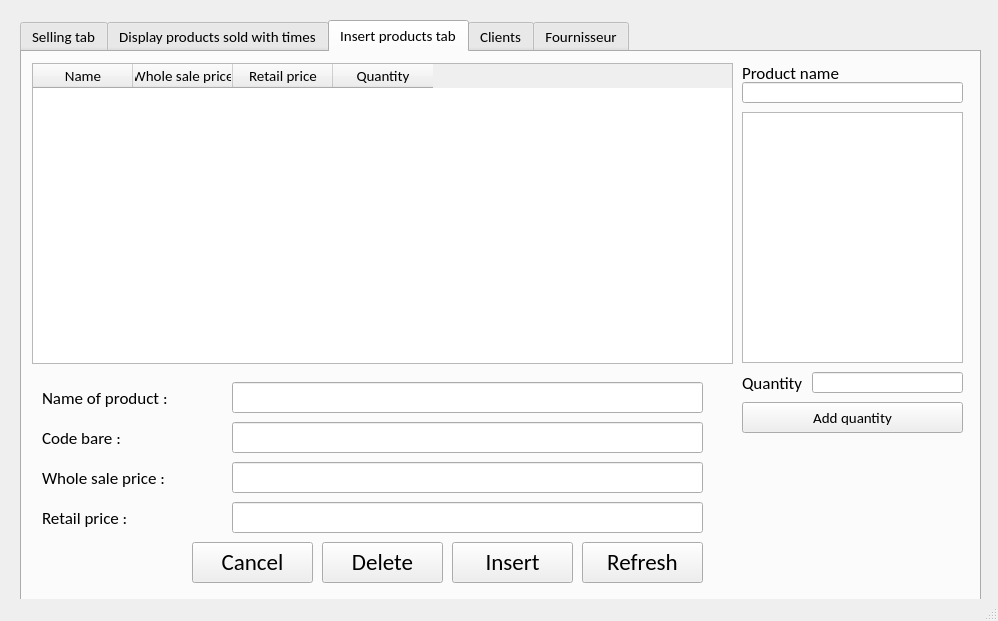
<?xml version="1.0" encoding="UTF-8"?>
<ui version="4.0">
 <class>MainWindow</class>
 <widget class="QMainWindow" name="MainWindow">
  <property name="geometry">
   <rect>
    <x>0</x>
    <y>0</y>
    <width>998</width>
    <height>621</height>
   </rect>
  </property>
  <property name="windowTitle">
   <string>MainWindow</string>
  </property>
  <widget class="QWidget" name="centralwidget">
   <widget class="QTabWidget" name="tabWidget">
    <property name="geometry">
     <rect>
      <x>20</x>
      <y>20</y>
      <width>961</width>
      <height>581</height>
     </rect>
    </property>
    <property name="font">
     <font>
      <family>Calibri</family>
      <pointsize>11</pointsize>
     </font>
    </property>
    <property name="currentIndex">
     <number>2</number>
    </property>
    <widget class="QWidget" name="Main">
     <attribute name="title">
      <string>Selling tab</string>
     </attribute>
     <widget class="QTableWidget" name="scanned_table">
      <property name="geometry">
       <rect>
        <x>10</x>
        <y>50</y>
        <width>701</width>
        <height>441</height>
       </rect>
      </property>
      <column>
       <property name="text">
        <string>name</string>
       </property>
      </column>
      <column>
       <property name="text">
        <string>barecode</string>
       </property>
      </column>
      <column>
       <property name="text">
        <string>retail price</string>
       </property>
      </column>
      <column>
       <property name="text">
        <string>quantity</string>
       </property>
      </column>
     </widget>
     <widget class="QPushButton" name="start_btn">
      <property name="geometry">
       <rect>
        <x>250</x>
        <y>500</y>
        <width>111</width>
        <height>41</height>
       </rect>
      </property>
      <property name="text">
       <string>Start</string>
      </property>
     </widget>
     <widget class="QPushButton" name="cancel_btn">
      <property name="geometry">
       <rect>
        <x>130</x>
        <y>500</y>
        <width>111</width>
        <height>41</height>
       </rect>
      </property>
      <property name="text">
       <string>Cancel</string>
      </property>
     </widget>
     <widget class="QPushButton" name="validate_btn">
      <property name="geometry">
       <rect>
        <x>10</x>
        <y>500</y>
        <width>111</width>
        <height>41</height>
       </rect>
      </property>
      <property name="text">
       <string>Validate/finish</string>
      </property>
     </widget>
     <widget class="QLineEdit" name="code_txtview">
      <property name="geometry">
       <rect>
        <x>720</x>
        <y>30</y>
        <width>221</width>
        <height>21</height>
       </rect>
      </property>
     </widget>
     <widget class="QLabel" name="total_label">
      <property name="geometry">
       <rect>
        <x>730</x>
        <y>400</y>
        <width>211</width>
        <height>41</height>
       </rect>
      </property>
      <property name="font">
       <font>
        <family>Calibri</family>
        <pointsize>18</pointsize>
       </font>
      </property>
      <property name="text">
       <string>0</string>
      </property>
      <property name="alignment">
       <set>Qt::AlignCenter</set>
      </property>
     </widget>
     <widget class="QLabel" name="status_label">
      <property name="geometry">
       <rect>
        <x>720</x>
        <y>270</y>
        <width>231</width>
        <height>31</height>
       </rect>
      </property>
      <property name="font">
       <font>
        <family>Calibri</family>
        <pointsize>13</pointsize>
       </font>
      </property>
      <property name="text">
       <string/>
      </property>
      <property name="alignment">
       <set>Qt::AlignCenter</set>
      </property>
     </widget>
     <widget class="QLineEdit" name="quantity_txt">
      <property name="geometry">
       <rect>
        <x>790</x>
        <y>320</y>
        <width>151</width>
        <height>21</height>
       </rect>
      </property>
     </widget>
     <widget class="QLineEdit" name="custom_price_txt">
      <property name="geometry">
       <rect>
        <x>720</x>
        <y>470</y>
        <width>221</width>
        <height>21</height>
       </rect>
      </property>
     </widget>
     <widget class="QLabel" name="label_19">
      <property name="geometry">
       <rect>
        <x>720</x>
        <y>450</y>
        <width>241</width>
        <height>21</height>
       </rect>
      </property>
      <property name="font">
       <font>
        <family>Calibri</family>
        <pointsize>13</pointsize>
       </font>
      </property>
      <property name="text">
       <string>Amount paid</string>
      </property>
      <property name="alignment">
       <set>Qt::AlignLeading|Qt::AlignLeft|Qt::AlignVCenter</set>
      </property>
     </widget>
     <widget class="QLabel" name="label_22">
      <property name="geometry">
       <rect>
        <x>720</x>
        <y>10</y>
        <width>241</width>
        <height>21</height>
       </rect>
      </property>
      <property name="font">
       <font>
        <family>Calibri</family>
        <pointsize>13</pointsize>
       </font>
      </property>
      <property name="text">
       <string>Product name</string>
      </property>
      <property name="alignment">
       <set>Qt::AlignLeading|Qt::AlignLeft|Qt::AlignVCenter</set>
      </property>
     </widget>
     <widget class="QLabel" name="label_23">
      <property name="geometry">
       <rect>
        <x>720</x>
        <y>320</y>
        <width>61</width>
        <height>21</height>
       </rect>
      </property>
      <property name="font">
       <font>
        <family>Calibri</family>
        <pointsize>13</pointsize>
       </font>
      </property>
      <property name="text">
       <string>Quantity</string>
      </property>
      <property name="alignment">
       <set>Qt::AlignLeading|Qt::AlignLeft|Qt::AlignVCenter</set>
      </property>
     </widget>
     <widget class="QListWidget" name="choice_list">
      <property name="geometry">
       <rect>
        <x>720</x>
        <y>60</y>
        <width>221</width>
        <height>251</height>
       </rect>
      </property>
     </widget>
     <widget class="QComboBox" name="customer_name_choice">
      <property name="geometry">
       <rect>
        <x>10</x>
        <y>10</y>
        <width>331</width>
        <height>25</height>
       </rect>
      </property>
     </widget>
     <widget class="QLabel" name="notification_label">
      <property name="geometry">
       <rect>
        <x>410</x>
        <y>10</y>
        <width>241</width>
        <height>31</height>
       </rect>
      </property>
      <property name="font">
       <font>
        <family>Calibri</family>
        <pointsize>13</pointsize>
       </font>
      </property>
      <property name="text">
       <string/>
      </property>
      <property name="alignment">
       <set>Qt::AlignCenter</set>
      </property>
     </widget>
    </widget>
    <widget class="QWidget" name="tab_2">
     <attribute name="title">
      <string>Display products sold with times</string>
     </attribute>
     <widget class="QTableWidget" name="product_display_table">
      <property name="geometry">
       <rect>
        <x>20</x>
        <y>50</y>
        <width>921</width>
        <height>421</height>
       </rect>
      </property>
      <column>
       <property name="text">
        <string>Product name</string>
       </property>
      </column>
      <column>
       <property name="text">
        <string>Bare code</string>
       </property>
      </column>
      <column>
       <property name="text">
        <string>Wholes_sale price</string>
       </property>
      </column>
      <column>
       <property name="text">
        <string>Retail price</string>
       </property>
      </column>
      <column>
       <property name="text">
        <string>Quantity</string>
       </property>
      </column>
      <column>
       <property name="text">
        <string>Date and time</string>
       </property>
      </column>
     </widget>
     <widget class="QLabel" name="label_8">
      <property name="geometry">
       <rect>
        <x>20</x>
        <y>10</y>
        <width>241</width>
        <height>21</height>
       </rect>
      </property>
      <property name="font">
       <font>
        <family>Calibri</family>
        <pointsize>13</pointsize>
       </font>
      </property>
      <property name="text">
       <string>Display products sold between</string>
      </property>
      <property name="alignment">
       <set>Qt::AlignLeading|Qt::AlignLeft|Qt::AlignVCenter</set>
      </property>
     </widget>
     <widget class="QDateTimeEdit" name="before_timedate_edit">
      <property name="geometry">
       <rect>
        <x>260</x>
        <y>10</y>
        <width>194</width>
        <height>22</height>
       </rect>
      </property>
      <property name="font">
       <font>
        <family>Calibri</family>
        <pointsize>11</pointsize>
       </font>
      </property>
      <property name="alignment">
       <set>Qt::AlignLeading|Qt::AlignLeft|Qt::AlignVCenter</set>
      </property>
      <property name="dateTime">
       <datetime>
        <hour>0</hour>
        <minute>0</minute>
        <second>0</second>
        <year>2021</year>
        <month>7</month>
        <day>1</day>
       </datetime>
      </property>
      <property name="displayFormat">
       <string>d/M/yyyy h:mm AP</string>
      </property>
     </widget>
     <widget class="QLabel" name="label_9">
      <property name="geometry">
       <rect>
        <x>470</x>
        <y>10</y>
        <width>31</width>
        <height>21</height>
       </rect>
      </property>
      <property name="font">
       <font>
        <family>Calibri</family>
        <pointsize>13</pointsize>
       </font>
      </property>
      <property name="text">
       <string>and</string>
      </property>
     </widget>
     <widget class="QDateTimeEdit" name="after_timedate_edit">
      <property name="geometry">
       <rect>
        <x>510</x>
        <y>10</y>
        <width>194</width>
        <height>22</height>
       </rect>
      </property>
      <property name="font">
       <font>
        <family>Calibri</family>
        <pointsize>11</pointsize>
       </font>
      </property>
      <property name="dateTime">
       <datetime>
        <hour>0</hour>
        <minute>0</minute>
        <second>0</second>
        <year>2021</year>
        <month>8</month>
        <day>1</day>
       </datetime>
      </property>
      <property name="displayFormat">
       <string>d/M/yyyy h:mm AP</string>
      </property>
     </widget>
     <widget class="QPushButton" name="search_attendances_btn">
      <property name="geometry">
       <rect>
        <x>710</x>
        <y>10</y>
        <width>81</width>
        <height>23</height>
       </rect>
      </property>
      <property name="font">
       <font>
        <family>Calibri</family>
        <pointsize>10</pointsize>
        <weight>50</weight>
        <italic>false</italic>
        <bold>false</bold>
        <underline>false</underline>
        <strikeout>false</strikeout>
        <stylestrategy>PreferDefault</stylestrategy>
        <kerning>true</kerning>
       </font>
      </property>
      <property name="cursor">
       <cursorShape>PointingHandCursor</cursorShape>
      </property>
      <property name="text">
       <string>Search</string>
      </property>
     </widget>
     <widget class="QPushButton" name="display_all_btn">
      <property name="geometry">
       <rect>
        <x>790</x>
        <y>480</y>
        <width>101</width>
        <height>31</height>
       </rect>
      </property>
      <property name="text">
       <string>Display All</string>
      </property>
     </widget>
     <widget class="QPushButton" name="benefit_btn">
      <property name="geometry">
       <rect>
        <x>590</x>
        <y>480</y>
        <width>191</width>
        <height>31</height>
       </rect>
      </property>
      <property name="text">
       <string>calculate and export benefit</string>
      </property>
     </widget>
     <widget class="QLabel" name="benefit_label">
      <property name="geometry">
       <rect>
        <x>320</x>
        <y>480</y>
        <width>261</width>
        <height>31</height>
       </rect>
      </property>
      <property name="font">
       <font>
        <family>Calibri</family>
        <pointsize>18</pointsize>
       </font>
      </property>
      <property name="text">
       <string>0</string>
      </property>
      <property name="alignment">
       <set>Qt::AlignCenter</set>
      </property>
     </widget>
    </widget>
    <widget class="QWidget" name="tab">
     <attribute name="title">
      <string>Insert products tab</string>
     </attribute>
     <widget class="QLineEdit" name="pr_name_txt_edit">
      <property name="geometry">
       <rect>
        <x>210</x>
        <y>330</y>
        <width>471</width>
        <height>31</height>
       </rect>
      </property>
      <property name="font">
       <font>
        <family>Calibri</family>
        <pointsize>13</pointsize>
       </font>
      </property>
     </widget>
     <widget class="QLabel" name="label">
      <property name="geometry">
       <rect>
        <x>20</x>
        <y>330</y>
        <width>191</width>
        <height>31</height>
       </rect>
      </property>
      <property name="font">
       <font>
        <family>Calibri</family>
        <pointsize>13</pointsize>
       </font>
      </property>
      <property name="text">
       <string>Name of product :</string>
      </property>
     </widget>
     <widget class="QLineEdit" name="pr_code_txt_edit">
      <property name="geometry">
       <rect>
        <x>210</x>
        <y>370</y>
        <width>471</width>
        <height>31</height>
       </rect>
      </property>
      <property name="font">
       <font>
        <family>Calibri</family>
        <pointsize>13</pointsize>
       </font>
      </property>
     </widget>
     <widget class="QLineEdit" name="pr_wh_price_txt_edit">
      <property name="geometry">
       <rect>
        <x>210</x>
        <y>410</y>
        <width>471</width>
        <height>31</height>
       </rect>
      </property>
      <property name="font">
       <font>
        <family>Calibri</family>
        <pointsize>13</pointsize>
       </font>
      </property>
     </widget>
     <widget class="QLineEdit" name="pr_re_price_txt_edit">
      <property name="geometry">
       <rect>
        <x>210</x>
        <y>450</y>
        <width>471</width>
        <height>31</height>
       </rect>
      </property>
      <property name="font">
       <font>
        <family>Calibri</family>
        <pointsize>13</pointsize>
       </font>
      </property>
     </widget>
     <widget class="QLabel" name="label_2">
      <property name="geometry">
       <rect>
        <x>20</x>
        <y>370</y>
        <width>191</width>
        <height>31</height>
       </rect>
      </property>
      <property name="font">
       <font>
        <family>Calibri</family>
        <pointsize>13</pointsize>
       </font>
      </property>
      <property name="text">
       <string>Code bare :</string>
      </property>
     </widget>
     <widget class="QLabel" name="label_3">
      <property name="geometry">
       <rect>
        <x>20</x>
        <y>410</y>
        <width>191</width>
        <height>31</height>
       </rect>
      </property>
      <property name="font">
       <font>
        <family>Calibri</family>
        <pointsize>13</pointsize>
       </font>
      </property>
      <property name="text">
       <string>Whole sale price :</string>
      </property>
     </widget>
     <widget class="QLabel" name="label_4">
      <property name="geometry">
       <rect>
        <x>20</x>
        <y>450</y>
        <width>191</width>
        <height>31</height>
       </rect>
      </property>
      <property name="font">
       <font>
        <family>Calibri</family>
        <pointsize>13</pointsize>
       </font>
      </property>
      <property name="text">
       <string>Retail price :</string>
      </property>
     </widget>
     <widget class="QPushButton" name="insert_btn">
      <property name="geometry">
       <rect>
        <x>430</x>
        <y>490</y>
        <width>121</width>
        <height>41</height>
       </rect>
      </property>
      <property name="font">
       <font>
        <family>Calibri</family>
        <pointsize>17</pointsize>
       </font>
      </property>
      <property name="text">
       <string>Insert</string>
      </property>
     </widget>
     <widget class="QPushButton" name="cancel_insert_btn">
      <property name="geometry">
       <rect>
        <x>170</x>
        <y>490</y>
        <width>121</width>
        <height>41</height>
       </rect>
      </property>
      <property name="font">
       <font>
        <family>Calibri</family>
        <pointsize>17</pointsize>
       </font>
      </property>
      <property name="text">
       <string>Cancel</string>
      </property>
     </widget>
     <widget class="QTableWidget" name="pr_table">
      <property name="geometry">
       <rect>
        <x>10</x>
        <y>11</y>
        <width>701</width>
        <height>301</height>
       </rect>
      </property>
      <column>
       <property name="text">
        <string>Name</string>
       </property>
      </column>
      <column>
       <property name="text">
        <string>Whole sale price</string>
       </property>
      </column>
      <column>
       <property name="text">
        <string>Retail price</string>
       </property>
      </column>
      <column>
       <property name="text">
        <string>Quantity</string>
       </property>
      </column>
     </widget>
     <widget class="QPushButton" name="delete_btn">
      <property name="geometry">
       <rect>
        <x>300</x>
        <y>490</y>
        <width>121</width>
        <height>41</height>
       </rect>
      </property>
      <property name="font">
       <font>
        <family>Calibri</family>
        <pointsize>17</pointsize>
       </font>
      </property>
      <property name="text">
       <string>Delete</string>
      </property>
     </widget>
     <widget class="QLabel" name="label_25">
      <property name="geometry">
       <rect>
        <x>720</x>
        <y>10</y>
        <width>221</width>
        <height>21</height>
       </rect>
      </property>
      <property name="font">
       <font>
        <family>Calibri</family>
        <pointsize>13</pointsize>
       </font>
      </property>
      <property name="text">
       <string>Product name</string>
      </property>
      <property name="alignment">
       <set>Qt::AlignLeading|Qt::AlignLeft|Qt::AlignVCenter</set>
      </property>
     </widget>
     <widget class="QListWidget" name="choice_list_2">
      <property name="geometry">
       <rect>
        <x>720</x>
        <y>60</y>
        <width>221</width>
        <height>251</height>
       </rect>
      </property>
     </widget>
     <widget class="QLineEdit" name="code_txtview_2">
      <property name="geometry">
       <rect>
        <x>720</x>
        <y>30</y>
        <width>221</width>
        <height>21</height>
       </rect>
      </property>
     </widget>
     <widget class="QLabel" name="label_24">
      <property name="geometry">
       <rect>
        <x>720</x>
        <y>320</y>
        <width>61</width>
        <height>21</height>
       </rect>
      </property>
      <property name="font">
       <font>
        <family>Calibri</family>
        <pointsize>13</pointsize>
       </font>
      </property>
      <property name="text">
       <string>Quantity</string>
      </property>
      <property name="alignment">
       <set>Qt::AlignLeading|Qt::AlignLeft|Qt::AlignVCenter</set>
      </property>
     </widget>
     <widget class="QLineEdit" name="quantity_txt_2">
      <property name="geometry">
       <rect>
        <x>790</x>
        <y>320</y>
        <width>151</width>
        <height>21</height>
       </rect>
      </property>
     </widget>
     <widget class="QPushButton" name="add_stock">
      <property name="geometry">
       <rect>
        <x>720</x>
        <y>350</y>
        <width>221</width>
        <height>31</height>
       </rect>
      </property>
      <property name="text">
       <string>Add quantity</string>
      </property>
     </widget>
     <widget class="QPushButton" name="refresh_btn">
      <property name="geometry">
       <rect>
        <x>560</x>
        <y>490</y>
        <width>121</width>
        <height>41</height>
       </rect>
      </property>
      <property name="font">
       <font>
        <family>Calibri</family>
        <pointsize>17</pointsize>
       </font>
      </property>
      <property name="text">
       <string>Refresh</string>
      </property>
     </widget>
    </widget>
    <widget class="QWidget" name="tab_3">
     <property name="accessibleName">
      <string>k</string>
     </property>
     <attribute name="title">
      <string>Clients</string>
     </attribute>
     <widget class="QTableWidget" name="pr_table_2">
      <property name="geometry">
       <rect>
        <x>10</x>
        <y>10</y>
        <width>701</width>
        <height>411</height>
       </rect>
      </property>
      <column>
       <property name="text">
        <string>name</string>
       </property>
      </column>
      <column>
       <property name="text">
        <string>Phone number</string>
       </property>
      </column>
      <column>
       <property name="text">
        <string>Debt</string>
       </property>
      </column>
     </widget>
     <widget class="QComboBox" name="customer_name_choice_verse">
      <property name="geometry">
       <rect>
        <x>720</x>
        <y>40</y>
        <width>221</width>
        <height>25</height>
       </rect>
      </property>
     </widget>
     <widget class="QLabel" name="label_10">
      <property name="geometry">
       <rect>
        <x>720</x>
        <y>10</y>
        <width>221</width>
        <height>21</height>
       </rect>
      </property>
      <property name="font">
       <font>
        <family>Calibri</family>
        <pointsize>13</pointsize>
       </font>
      </property>
      <property name="text">
       <string>Client Name :</string>
      </property>
      <property name="alignment">
       <set>Qt::AlignLeading|Qt::AlignLeft|Qt::AlignVCenter</set>
      </property>
     </widget>
     <widget class="QLabel" name="label_11">
      <property name="geometry">
       <rect>
        <x>720</x>
        <y>80</y>
        <width>231</width>
        <height>21</height>
       </rect>
      </property>
      <property name="font">
       <font>
        <family>Calibri</family>
        <pointsize>13</pointsize>
       </font>
      </property>
      <property name="text">
       <string>Paying :</string>
      </property>
      <property name="alignment">
       <set>Qt::AlignLeading|Qt::AlignLeft|Qt::AlignVCenter</set>
      </property>
     </widget>
     <widget class="QLineEdit" name="versement_txt">
      <property name="geometry">
       <rect>
        <x>720</x>
        <y>110</y>
        <width>221</width>
        <height>21</height>
       </rect>
      </property>
     </widget>
     <widget class="QPushButton" name="verse_btn">
      <property name="geometry">
       <rect>
        <x>720</x>
        <y>140</y>
        <width>221</width>
        <height>41</height>
       </rect>
      </property>
      <property name="text">
       <string>Pay</string>
      </property>
     </widget>
     <widget class="QPushButton" name="check_debt">
      <property name="geometry">
       <rect>
        <x>720</x>
        <y>190</y>
        <width>221</width>
        <height>41</height>
       </rect>
      </property>
      <property name="text">
       <string>Checking debt</string>
      </property>
     </widget>
     <widget class="QLabel" name="label_12">
      <property name="geometry">
       <rect>
        <x>720</x>
        <y>240</y>
        <width>221</width>
        <height>21</height>
       </rect>
      </property>
      <property name="font">
       <font>
        <family>Calibri</family>
        <pointsize>13</pointsize>
       </font>
      </property>
      <property name="text">
       <string>Add Client</string>
      </property>
      <property name="alignment">
       <set>Qt::AlignLeading|Qt::AlignLeft|Qt::AlignVCenter</set>
      </property>
     </widget>
     <widget class="QLabel" name="label_13">
      <property name="geometry">
       <rect>
        <x>720</x>
        <y>260</y>
        <width>221</width>
        <height>21</height>
       </rect>
      </property>
      <property name="font">
       <font>
        <family>Calibri</family>
        <pointsize>13</pointsize>
       </font>
      </property>
      <property name="text">
       <string>Name</string>
      </property>
      <property name="alignment">
       <set>Qt::AlignLeading|Qt::AlignLeft|Qt::AlignVCenter</set>
      </property>
     </widget>
     <widget class="QLineEdit" name="client_name_txt">
      <property name="geometry">
       <rect>
        <x>720</x>
        <y>280</y>
        <width>221</width>
        <height>21</height>
       </rect>
      </property>
     </widget>
     <widget class="QLineEdit" name="client_phone_txt">
      <property name="geometry">
       <rect>
        <x>720</x>
        <y>330</y>
        <width>221</width>
        <height>21</height>
       </rect>
      </property>
     </widget>
     <widget class="QLabel" name="label_14">
      <property name="geometry">
       <rect>
        <x>720</x>
        <y>310</y>
        <width>221</width>
        <height>21</height>
       </rect>
      </property>
      <property name="font">
       <font>
        <family>Calibri</family>
        <pointsize>13</pointsize>
       </font>
      </property>
      <property name="text">
       <string>Phone Number</string>
      </property>
      <property name="alignment">
       <set>Qt::AlignLeading|Qt::AlignLeft|Qt::AlignVCenter</set>
      </property>
     </widget>
     <widget class="QPushButton" name="add_client_btn">
      <property name="geometry">
       <rect>
        <x>720</x>
        <y>360</y>
        <width>101</width>
        <height>41</height>
       </rect>
      </property>
      <property name="text">
       <string>Add</string>
      </property>
     </widget>
     <widget class="QPushButton" name="delete_client_btn">
      <property name="geometry">
       <rect>
        <x>840</x>
        <y>360</y>
        <width>101</width>
        <height>41</height>
       </rect>
      </property>
      <property name="text">
       <string>Delete</string>
      </property>
     </widget>
    </widget>
    <widget class="QWidget" name="tab_4">
     <attribute name="title">
      <string>Fournisseur</string>
     </attribute>
     <widget class="QPushButton" name="delete_fournisseur_btn">
      <property name="geometry">
       <rect>
        <x>840</x>
        <y>360</y>
        <width>101</width>
        <height>41</height>
       </rect>
      </property>
      <property name="text">
       <string>Delete</string>
      </property>
     </widget>
     <widget class="QLineEdit" name="fournisseur_name_txt">
      <property name="geometry">
       <rect>
        <x>720</x>
        <y>280</y>
        <width>221</width>
        <height>21</height>
       </rect>
      </property>
     </widget>
     <widget class="QPushButton" name="add_fournisseur_btn">
      <property name="geometry">
       <rect>
        <x>720</x>
        <y>360</y>
        <width>101</width>
        <height>41</height>
       </rect>
      </property>
      <property name="text">
       <string>Add</string>
      </property>
     </widget>
     <widget class="QPushButton" name="fournisseur_verse_btn">
      <property name="geometry">
       <rect>
        <x>720</x>
        <y>140</y>
        <width>221</width>
        <height>41</height>
       </rect>
      </property>
      <property name="text">
       <string>Pay</string>
      </property>
     </widget>
     <widget class="QLabel" name="label_15">
      <property name="geometry">
       <rect>
        <x>720</x>
        <y>260</y>
        <width>221</width>
        <height>21</height>
       </rect>
      </property>
      <property name="font">
       <font>
        <family>Calibri</family>
        <pointsize>13</pointsize>
       </font>
      </property>
      <property name="text">
       <string>Name</string>
      </property>
      <property name="alignment">
       <set>Qt::AlignLeading|Qt::AlignLeft|Qt::AlignVCenter</set>
      </property>
     </widget>
     <widget class="QLabel" name="label_16">
      <property name="geometry">
       <rect>
        <x>720</x>
        <y>240</y>
        <width>221</width>
        <height>21</height>
       </rect>
      </property>
      <property name="font">
       <font>
        <family>Calibri</family>
        <pointsize>13</pointsize>
       </font>
      </property>
      <property name="text">
       <string>Add Fournisseur</string>
      </property>
      <property name="alignment">
       <set>Qt::AlignLeading|Qt::AlignLeft|Qt::AlignVCenter</set>
      </property>
     </widget>
     <widget class="QLabel" name="label_17">
      <property name="geometry">
       <rect>
        <x>720</x>
        <y>80</y>
        <width>231</width>
        <height>21</height>
       </rect>
      </property>
      <property name="font">
       <font>
        <family>Calibri</family>
        <pointsize>13</pointsize>
       </font>
      </property>
      <property name="text">
       <string>Paying :</string>
      </property>
      <property name="alignment">
       <set>Qt::AlignLeading|Qt::AlignLeft|Qt::AlignVCenter</set>
      </property>
     </widget>
     <widget class="QLabel" name="label_18">
      <property name="geometry">
       <rect>
        <x>720</x>
        <y>10</y>
        <width>221</width>
        <height>21</height>
       </rect>
      </property>
      <property name="font">
       <font>
        <family>Calibri</family>
        <pointsize>13</pointsize>
       </font>
      </property>
      <property name="text">
       <string>Client Name :</string>
      </property>
      <property name="alignment">
       <set>Qt::AlignLeading|Qt::AlignLeft|Qt::AlignVCenter</set>
      </property>
     </widget>
     <widget class="QLineEdit" name="fournisseur_versement_txt">
      <property name="geometry">
       <rect>
        <x>720</x>
        <y>110</y>
        <width>221</width>
        <height>21</height>
       </rect>
      </property>
     </widget>
     <widget class="QTableWidget" name="fournisseur_table">
      <property name="geometry">
       <rect>
        <x>240</x>
        <y>10</y>
        <width>471</width>
        <height>411</height>
       </rect>
      </property>
      <column>
       <property name="text">
        <string>name</string>
       </property>
      </column>
      <column>
       <property name="text">
        <string>Phone number</string>
       </property>
      </column>
      <column>
       <property name="text">
        <string>Debt</string>
       </property>
      </column>
     </widget>
     <widget class="QPushButton" name="fournisseur_check_debt">
      <property name="geometry">
       <rect>
        <x>720</x>
        <y>190</y>
        <width>221</width>
        <height>41</height>
       </rect>
      </property>
      <property name="text">
       <string>Checking debt</string>
      </property>
     </widget>
     <widget class="QComboBox" name="fournisseur_name_choice">
      <property name="geometry">
       <rect>
        <x>720</x>
        <y>40</y>
        <width>221</width>
        <height>25</height>
       </rect>
      </property>
     </widget>
     <widget class="QLineEdit" name="fournisseur_phone_txt">
      <property name="geometry">
       <rect>
        <x>720</x>
        <y>330</y>
        <width>221</width>
        <height>21</height>
       </rect>
      </property>
     </widget>
     <widget class="QPushButton" name="anti_fournisseur_verse_btn">
      <property name="geometry">
       <rect>
        <x>10</x>
        <y>140</y>
        <width>221</width>
        <height>41</height>
       </rect>
      </property>
      <property name="text">
       <string>Debt</string>
      </property>
     </widget>
     <widget class="QLabel" name="label_21">
      <property name="geometry">
       <rect>
        <x>10</x>
        <y>80</y>
        <width>231</width>
        <height>21</height>
       </rect>
      </property>
      <property name="font">
       <font>
        <family>Calibri</family>
        <pointsize>13</pointsize>
       </font>
      </property>
      <property name="text">
       <string>Debting :</string>
      </property>
      <property name="alignment">
       <set>Qt::AlignLeading|Qt::AlignLeft|Qt::AlignVCenter</set>
      </property>
     </widget>
     <widget class="QLineEdit" name="fournisseur_anti_versement_txt">
      <property name="geometry">
       <rect>
        <x>10</x>
        <y>110</y>
        <width>221</width>
        <height>21</height>
       </rect>
      </property>
     </widget>
    </widget>
   </widget>
  </widget>
  <widget class="QStatusBar" name="statusbar"/>
 </widget>
 <resources/>
 <connections/>
</ui>
